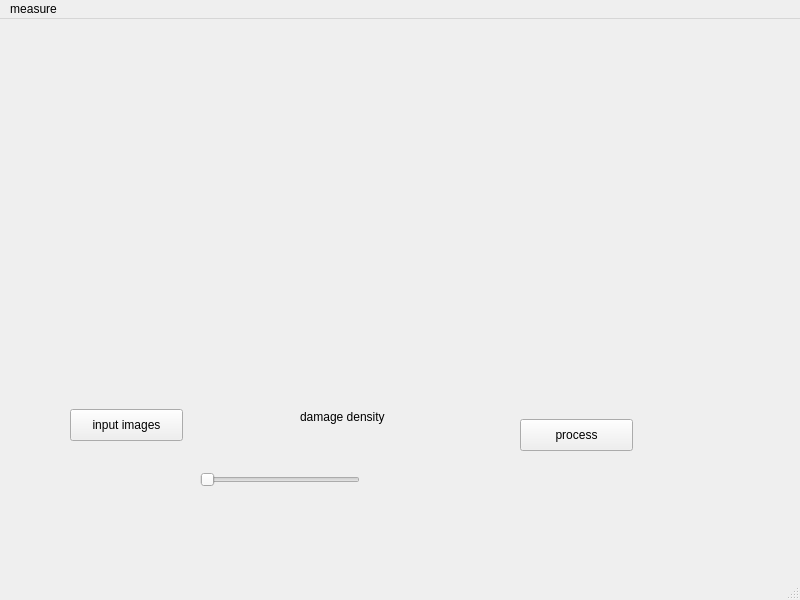
<?xml version="1.0" encoding="UTF-8"?>
<ui version="4.0">
 <class>crack_detection_software</class>
 <widget class="QMainWindow" name="crack_detection_software">
  <property name="geometry">
   <rect>
    <x>0</x>
    <y>0</y>
    <width>800</width>
    <height>600</height>
   </rect>
  </property>
  <property name="windowTitle">
   <string>MainWindow</string>
  </property>
  <widget class="QWidget" name="centralwidget">
   <widget class="QPushButton" name="pushButton">
    <property name="geometry">
     <rect>
      <x>70</x>
      <y>390</y>
      <width>113</width>
      <height>32</height>
     </rect>
    </property>
    <property name="text">
     <string>input images</string>
    </property>
   </widget>
   <widget class="QLabel" name="label">
    <property name="geometry">
     <rect>
      <x>60</x>
      <y>60</y>
      <width>300</width>
      <height>300</height>
     </rect>
    </property>
    <property name="layoutDirection">
     <enum>Qt::LeftToRight</enum>
    </property>
    <property name="autoFillBackground">
     <bool>true</bool>
    </property>
    <property name="text">
     <string/>
    </property>
   </widget>
   <widget class="QLabel" name="label_2">
    <property name="geometry">
     <rect>
      <x>300</x>
      <y>390</y>
      <width>101</width>
      <height>16</height>
     </rect>
    </property>
    <property name="text">
     <string>damage density</string>
    </property>
   </widget>
   <widget class="QLabel" name="IR_processed">
    <property name="geometry">
     <rect>
      <x>460</x>
      <y>60</y>
      <width>331</width>
      <height>301</height>
     </rect>
    </property>
    <property name="autoFillBackground">
     <bool>true</bool>
    </property>
    <property name="text">
     <string/>
    </property>
   </widget>
   <widget class="QPushButton" name="process">
    <property name="geometry">
     <rect>
      <x>520</x>
      <y>400</y>
      <width>113</width>
      <height>32</height>
     </rect>
    </property>
    <property name="text">
     <string>process</string>
    </property>
   </widget>
   <widget class="QSlider" name="horizontalSlider">
    <property name="geometry">
     <rect>
      <x>200</x>
      <y>450</y>
      <width>160</width>
      <height>22</height>
     </rect>
    </property>
    <property name="maximum">
     <number>99</number>
    </property>
    <property name="singleStep">
     <number>1</number>
    </property>
    <property name="orientation">
     <enum>Qt::Horizontal</enum>
    </property>
   </widget>
  </widget>
  <widget class="QMenuBar" name="menubar">
   <property name="geometry">
    <rect>
     <x>0</x>
     <y>0</y>
     <width>800</width>
     <height>24</height>
    </rect>
   </property>
   <widget class="QMenu" name="function1">
    <property name="title">
     <string>measure</string>
    </property>
    <addaction name="separator"/>
    <addaction name="actionf11"/>
   </widget>
   <addaction name="function1"/>
  </widget>
  <widget class="QStatusBar" name="statusbar"/>
  <action name="actionf11">
   <property name="text">
    <string>f11</string>
   </property>
  </action>
 </widget>
 <resources/>
 <connections/>
</ui>
